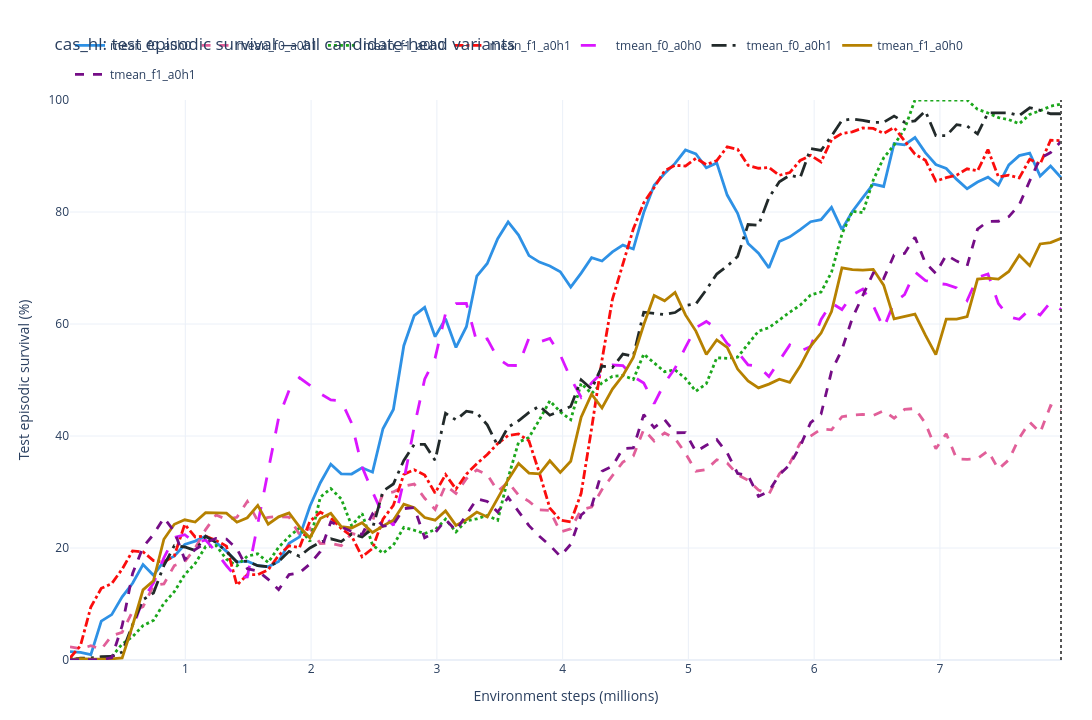

Notebook code cell kept with this figure:
### Code cell
all_curves_figure = sc.plot_survival_comparison(
    survival_long,
    group_by="variant", label_by="variant",
    smooth=SMOOTH_WINDOW, uncertainty=uncertainty, min_members=1,
    show_members=show_uncertainty, colors=variant_colors,
    budget_step=comparison_budget,
    title="cas_hl: test episodic survival — all candidate-head variants",
    width=1450, height=720,
)
all_curves_figure.show()
